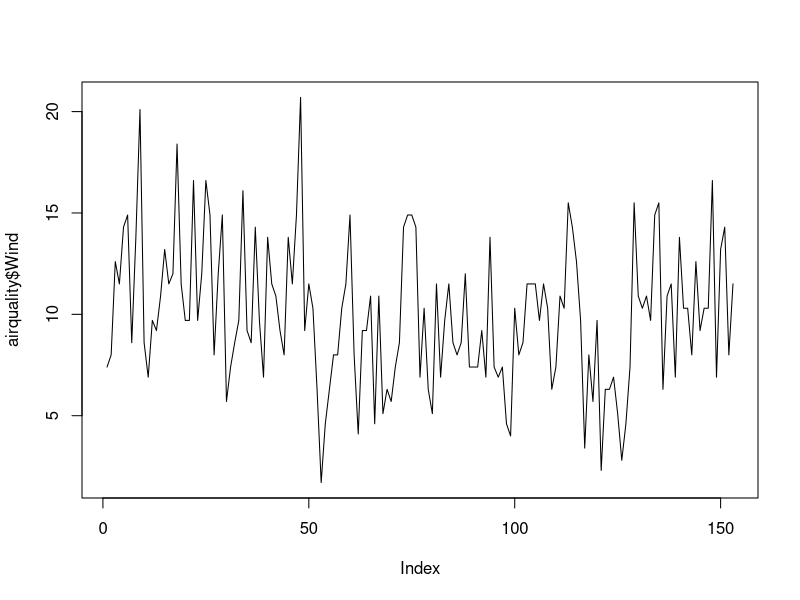
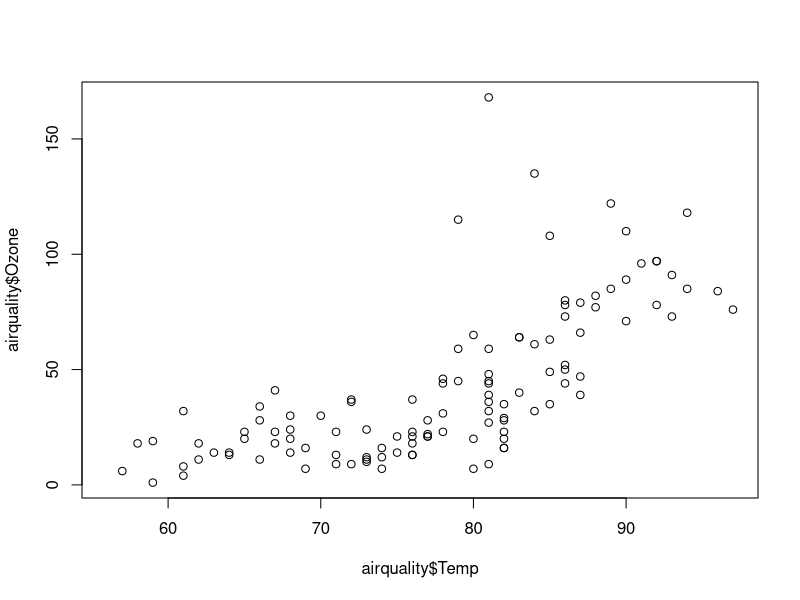
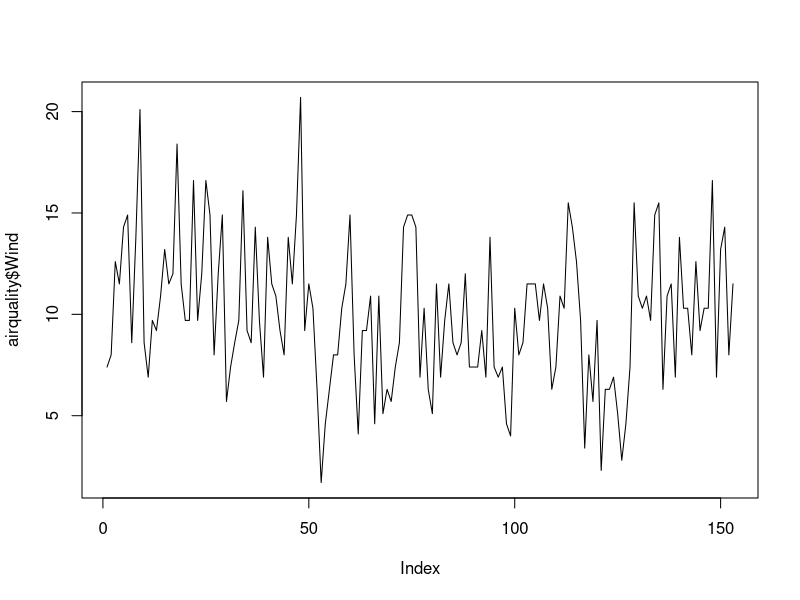
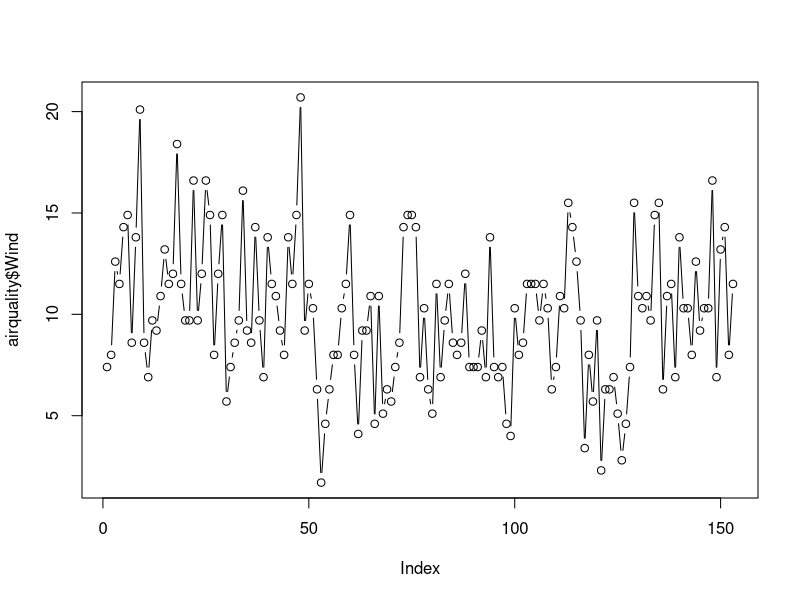
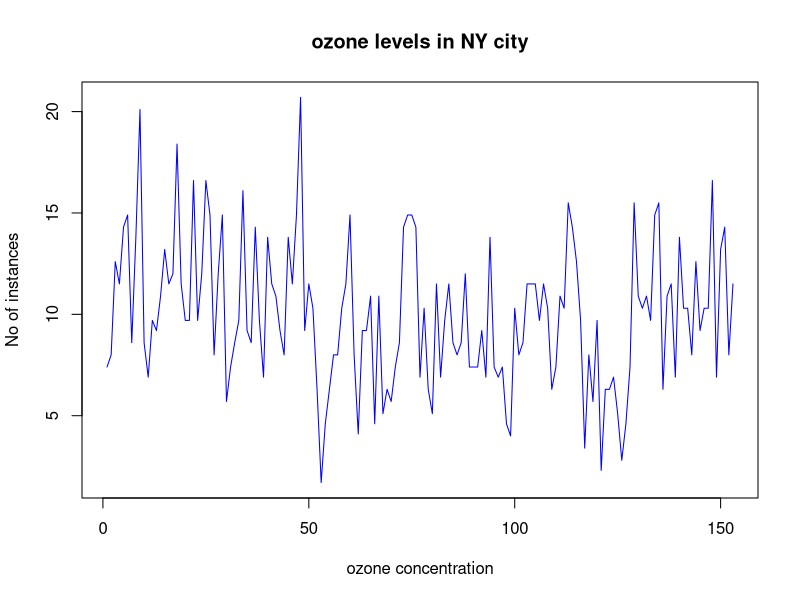
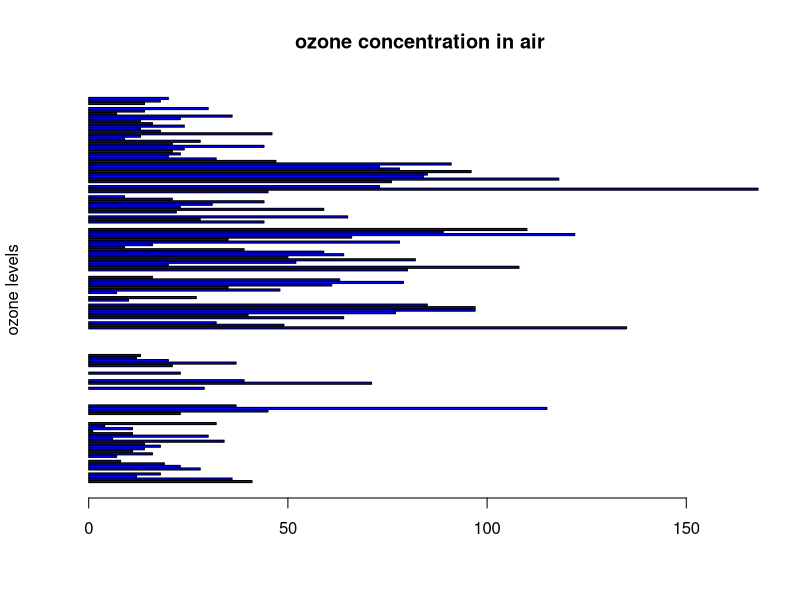
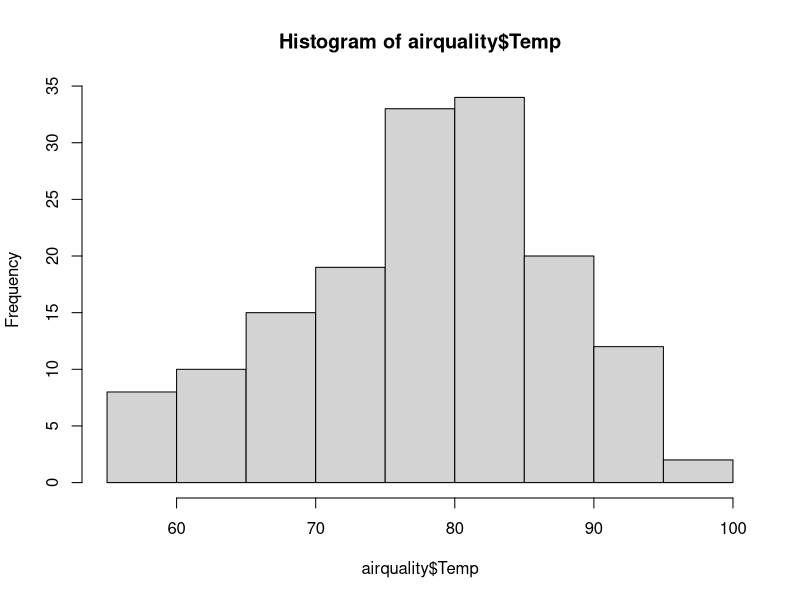
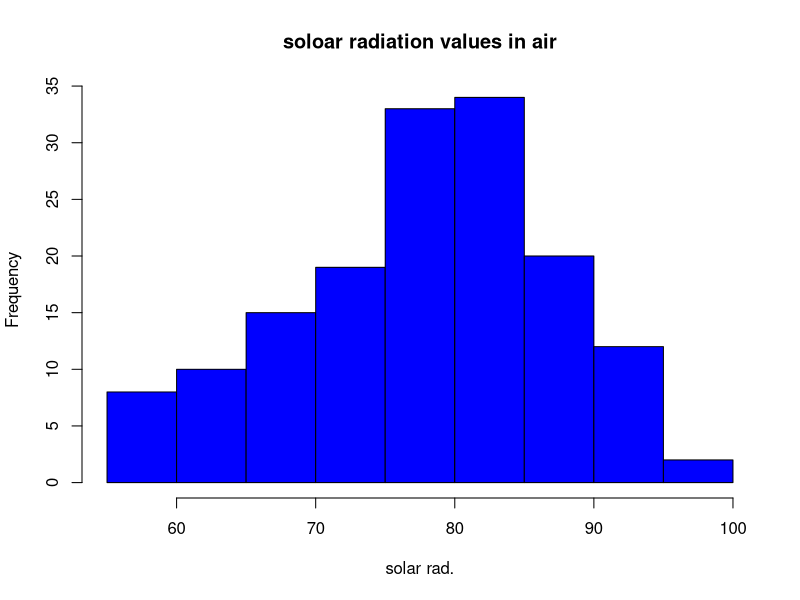

Recreate these plots in R, in order. (Note: this script raises an error after producing the figures.)
airquality<-datasets::airquality
#top 10 rows and bottom 10 rows
head(airquality,10)
tail(airquality,10)
airquality[50:60,c(1,2)]

#descriptive statistics
#1
summary(airquality[,c(4,5)]) #GENERATE FOE COLUMN 2,3

airquality$Ozone
airquality$Temp
airquality$Wind

#visualization
#scatter plot
plot(airquality$Wind,type="l")

plot(airquality$Temp,airquality$Ozone,type="p")

#plot and lines
plot(airquality$Wind,type="l") 

plot(airquality$Wind,type="b") 
plot(airquality$Wind, xlab = "ozone concentration",
     ylab = "No of instances", main = "ozone levels in NY city",
     col = "blue",type = "l")

#horizontal bar plot
barplot(airquality$Ozone,main = "ozone concentration in air",
        ylab = "ozone levels", col = "blue", horiz = T, axes=T)

#histogram
hist(airquality$Temp)
hist(airquality$Temp,
     main = "soloar radiation values in air",
     xlab = "solar rad.",col = "blue")


#single box plot
boxplot(airquality$Wind,main = "Boxplot")
boxplot.stats(airquality$Wind)
boxplot.stats(airquality$Ozone)

#multiple box plots

boxplot(airquality)


par(mfrow=c(3,3),mar=c(2,5,2,1),las=0,bty="0")
plot(airquality$Ozone)
plot(airquality$Ozone,airquality$Wind)
plot(airquality$Ozone,type = "l")
plot(airquality$Ozone,type = "l")
plot(airquality$Ozone,type = "l")
barplot(airquality$Ozone, main = "ozone concentration in air",
        xlab = "ozone levels", col = "green", horiz= TRUE)
hist(airquality$Solar.R)
boxplot(airquality$Solar.R)
boxplot(airquality[,0:4],main = "multiple box plot")
